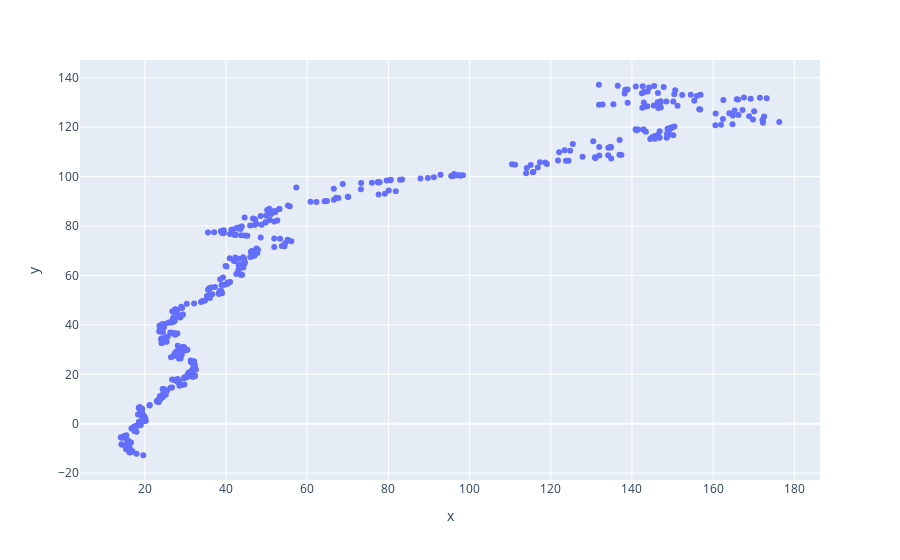

Here is the notebook cell this chart was saved with:
### Code cell
figg=px.scatter(data,y_test,y_pred)
figg.show()

### Figure 1 — Plotly figure (JSON) as saved in the notebook; plotly's stock layout.template omitted (floating-point values rounded to 4 significant figures; data arrays with more than 128 entries replaced by an {"elided": "..."} marker saying what was removed)
{"data": [{"hovertemplate": "x=%{x}<br>y=%{y}<extra></extra>", "legendgroup": "", "marker": {"color": "#636efa", "symbol": "circle"}, "mode": "markers", "name": "", "orientation": "v", "showlegend": false, "type": "scatter", "x": {"elided": "504 float values"}, "xaxis": "x", "y": {"elided": "504 float values"}, "yaxis": "y"}], "layout": {"legend": {"tracegroupgap": 0}, "margin": {"t": 60}, "xaxis": {"anchor": "y", "domain": [0, 1], "title": {"text": "x"}}, "yaxis": {"anchor": "x", "domain": [0, 1], "title": {"text": "y"}}}}
